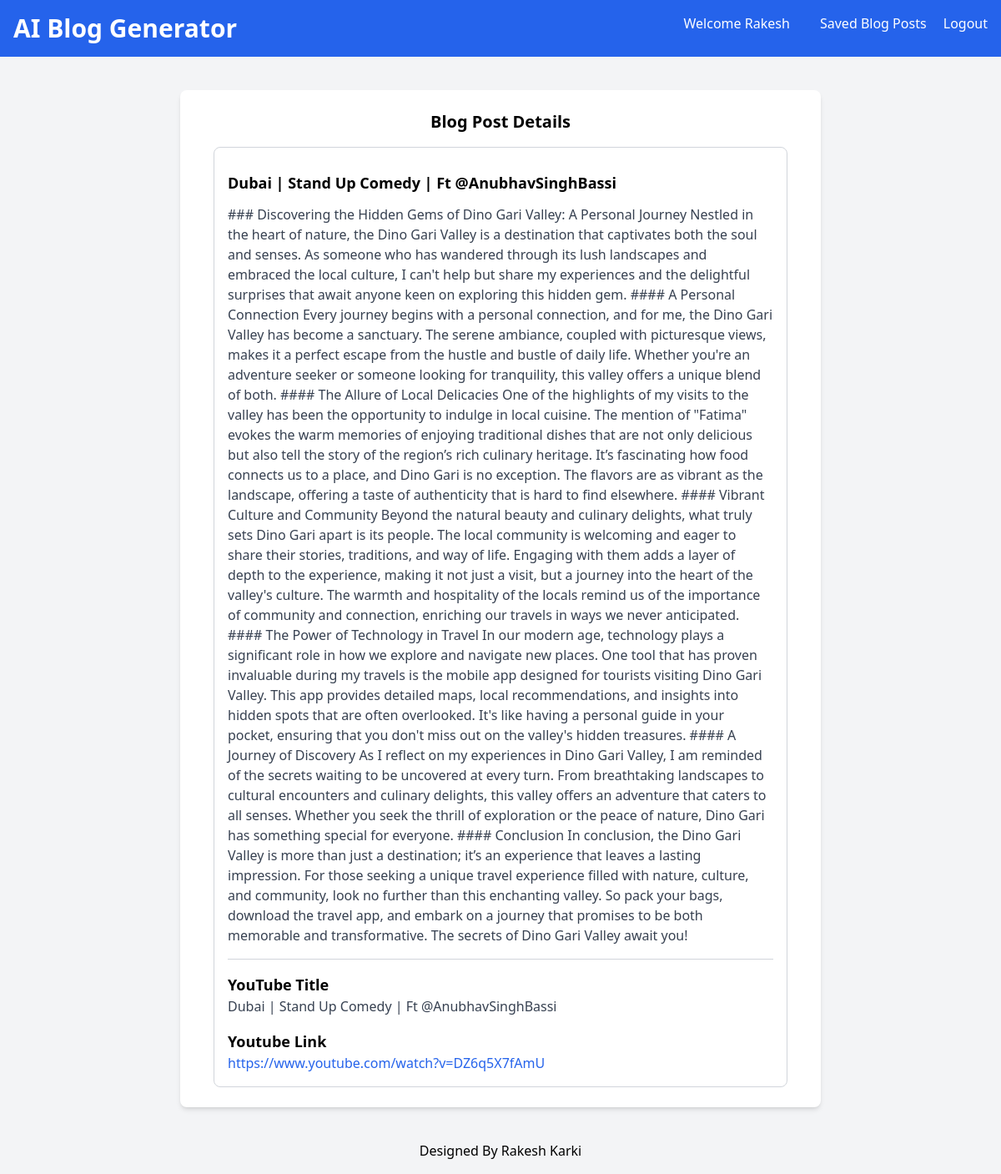
/blog-detail/3 (signed in), run on the app's committed database.
### myapp/models.py (models this page shows, shortened)
class BlogPost(models.Model):
    user = models.ForeignKey(User, on_delete=models.CASCADE)
    youtube_title = models.CharField(max_length=300)
    youtube_link = models.URLField()
    generated_content = models.TextField()
    generated_at = models.DateTimeField(auto_now_add=True)

### myapp/views.py (the view)
# urls.py: path('blog-detail/<int:pk>', blog_detail, name='blog-detail'),
def blog_detail(request, pk):
     blog_detail = get_object_or_404(BlogPost, id=pk)
     if request.user == blog_detail.user:
          return render(request, 'blog.html', {'blog_detail': blog_detail})
     else:
          return redirect('index')

### myapp/templates/blog.html (shortened to what this page needs)
<!DOCTYPE html>
<html lang="en">
<head>
     <script src="https://cdn.tailwindcss.com"></script>
</head>
<body class="bg-gray-100 font-sans antialiased">
     <nav class="bg-blue-600 p-4 text-white flex justify-between">
          <div>
               <a href="{% url 'index' %}" class="text-white hover:text-2xl"><h1 class="text-3xl font-bold">AI Blog Generator</h1></a>
          </div>
          <div>
               <a href="#" class="text-white mx-4">Welcome {{ user.username }}</a>
               <a href="{% url 'blog-list' %}" class="text-white hover:underline mx-4">Saved Blog Posts</a>
               <a href="{% url 'logout' %}" class="text-white hover:text-2xl">Logout</a>
          </div>
     </nav>
     <div class="container mx-auto mt-10 px-4 sm:px-0">
          <div class="max-w-3xl mx-auto bg-white p-6 rounded-lg shadow-md">
               <section>
                    <h2 class="text-xl mb-4 font-semibold text-center ">Blog Post Details</h2>
                    <div class="border border-gray-300 p-4 rounded-lg mx-4">
                         <h3 class="text-lg font-semibold my-3">{{ blog_detail.youtube_title}}</h3>
                         <p class="text-gray-700">{{ blog_detail.generated_content }}</p>
                         <hr class="my-4 border-gray-300">
                         <h4 class="text-lg font-semibold">YouTube Title</h4>
                         <p class="text-gray-700">{{ blog_detail.youtube_title}}</p>
                         <h4 class="text-lg font-semibold mt-4">Youtube Link</h4>
                         <a href="{{ blog_detail.youtube_link}}" class="text-blue-600 hover:text-2xl">{{ blog_detail.youtube_link}}</a>
                    </div>
               </section>
          </div>
     </div>
     <footer class="text-center p-4 text-black mt-6">
          Designed By <a href="#" class="text-bold hover:text-2xl">Rakesh Karki</a>
     </footer>
</body>
</html>

### data on the page
BlogPost: youtube_title "Dubai | Stand Up Comedy | Ft @AnubhavSinghBassi", generated_content "### Discovering the Hidden Gems of Dino Gari Valley: A Personal Journey Nestled in the heart of nature, the Dino Gari Valley is a destination that captivates both the soul and senses. As someone who has wandered through its lush landscapes and embraced the local culture, I can't help but share my experiences and the delightful surprises that await anyone keen on exploring this hidden gem. #### A Personal Connection Every journey begins with a personal connection, and for me, the Dino Gari Valley has become a sanctuary. The serene ambiance, coupled with picturesque views, makes it a perfect escape from the hustle and bustle of daily life. Whether you're an adventure seeker or someone looking…", youtube_link "https://www.youtube.com/watch?v=DZ6q5X7fAmU"

### other printed values
{{ user.username }} "Rakesh"
